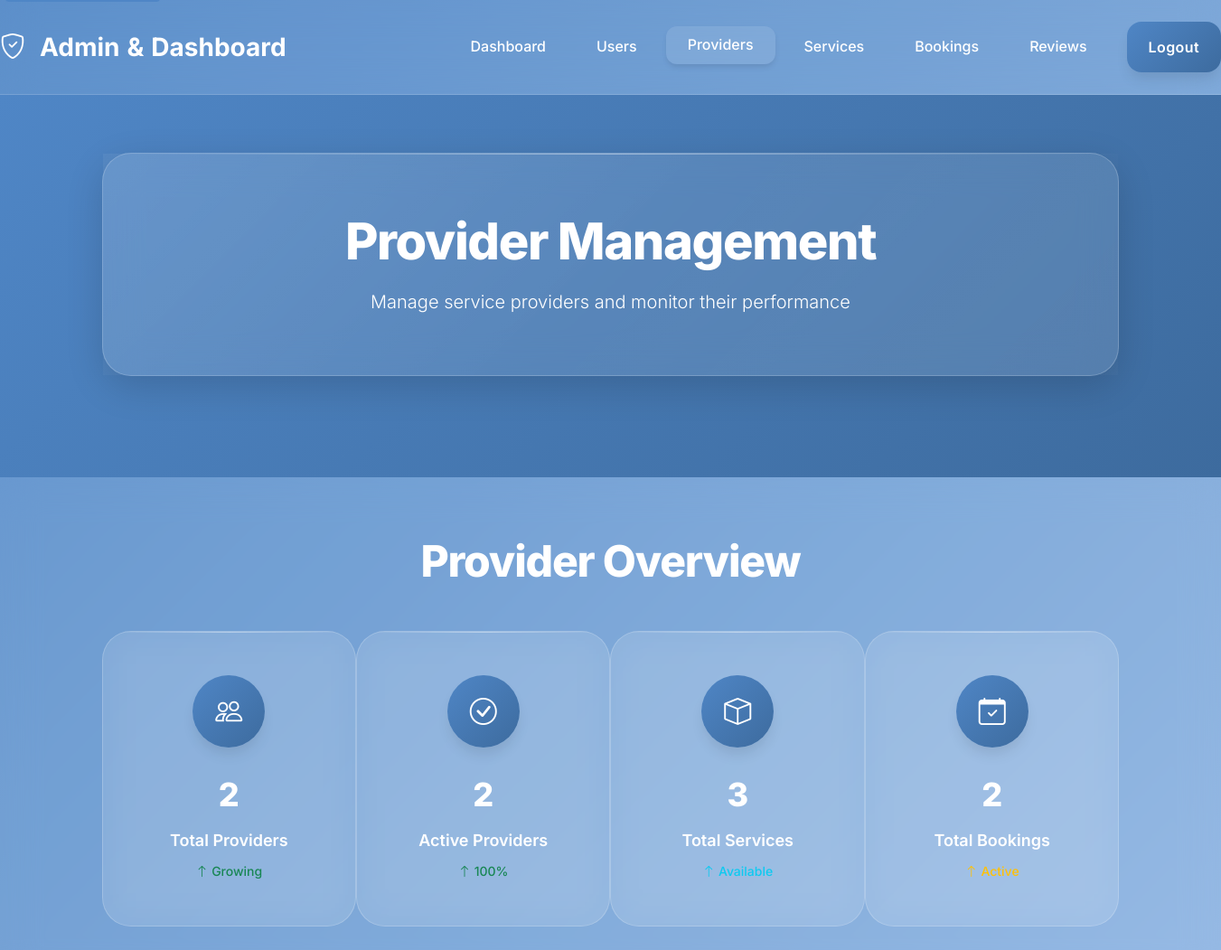
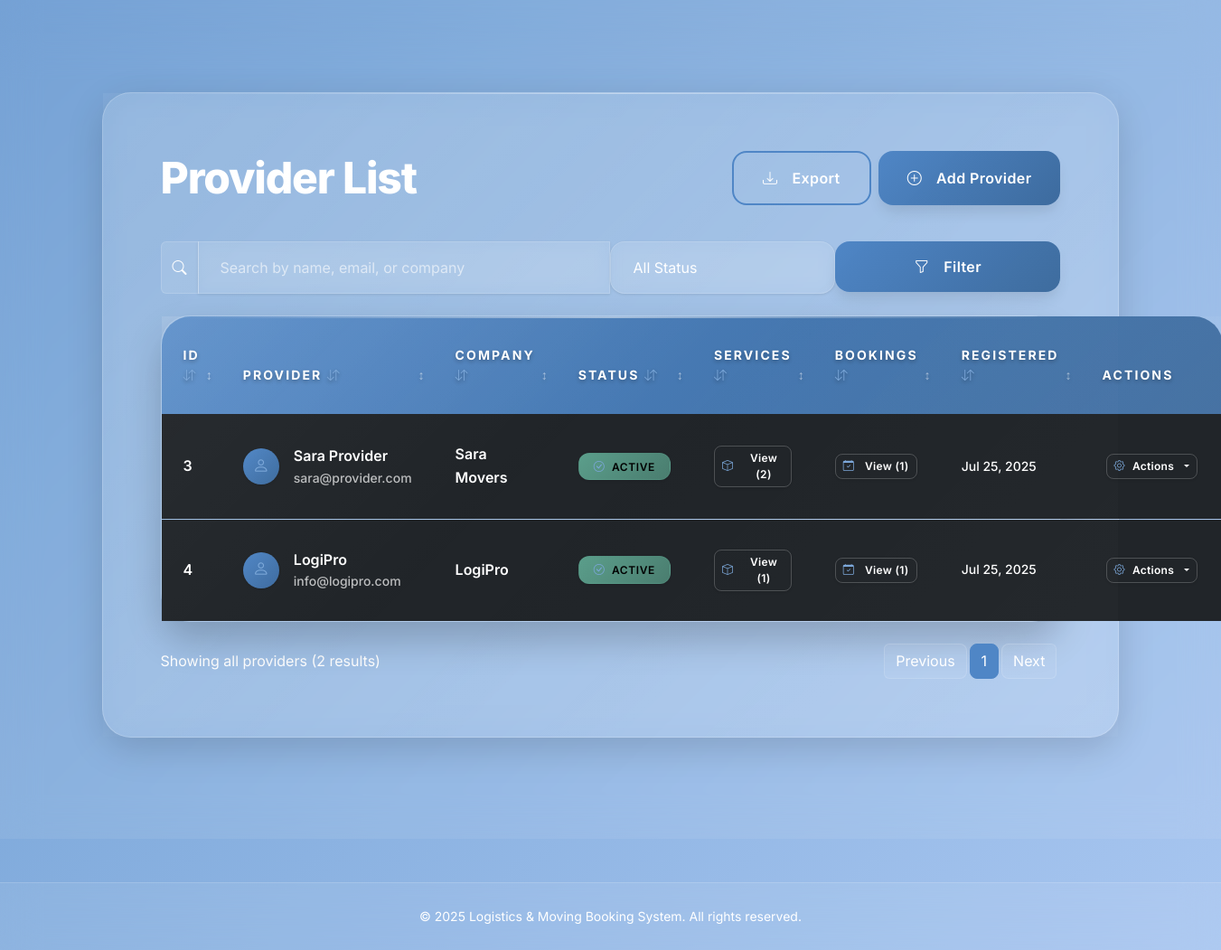
The page /admin_providers.php (signed in) on the database its author committed (2 pictures, top to bottom).
### tables this page shows
CREATE TABLE users (
  id INT AUTO_INCREMENT PRIMARY KEY,
  name VARCHAR(100) NOT NULL,
  email VARCHAR(100) NOT NULL UNIQUE,
  password VARCHAR(255) NOT NULL,
  role ENUM('client','provider','admin') NOT NULL DEFAULT 'client',
  phone VARCHAR(30),
  company_name VARCHAR(100),
  profile_image VARCHAR(255) DEFAULT NULL,
  created_at TIMESTAMP DEFAULT CURRENT_TIMESTAMP,
  status ENUM('active','inactive') DEFAULT 'active',
  rating DECIMAL(2,1) DEFAULT 0.0
);

### public/admin_providers.php (the view, shortened to what this page needs)
<?php
require_once __DIR__ . '/../config/db.php';
$total_providers = mysqli_fetch_row(mysqli_query($conn, "SELECT COUNT(*) FROM users WHERE role='provider'"))[0];
$active_providers = mysqli_fetch_row(mysqli_query($conn, "SELECT COUNT(*) FROM users WHERE role='provider' AND status='active'"))[0];
$total_services = mysqli_fetch_row(mysqli_query($conn, "SELECT COUNT(*) FROM services"))[0];
$total_bookings = mysqli_fetch_row(mysqli_query($conn, "SELECT COUNT(*) FROM bookings"))[0];
$where = "WHERE role = 'provider'";
$search = trim($_GET['search'] ?? '');
$providers = mysqli_query($conn, "SELECT * FROM users $where ORDER BY created_at DESC");
?>
<!DOCTYPE html>
<html lang="en">
<head>
  <link href="https://cdn.jsdelivr.net/npm/bootstrap@5.3.2/dist/css/bootstrap.min.css" rel="stylesheet">
  <link rel="stylesheet" href="https://cdn.jsdelivr.net/npm/bootstrap-icons@1.11.1/font/bootstrap-icons.css">
  <link rel="stylesheet" href="../assets/css/style.css">
</head>
<body class="modern-bg">
  <nav class="navbar navbar-expand-lg navbar-glass">
    <div class="container-fluid">
      <a class="navbar-brand fw-bold fs-3 gradient-text" href="admin.php">
        <i class="bi bi-shield-check me-2"></i>Admin<span class="text-gradient-secondary">&</span>Dashboard
      </a>
      <div class="collapse navbar-collapse" id="adminNav">
        <ul class="navbar-nav ms-auto mb-2 mb-lg-0 align-items-center">
          <li class="nav-item"><a class="nav-link" href="admin.php">Dashboard</a></li>
          <li class="nav-item"><a class="nav-link" href="admin_users.php">Users</a></li>
          <li class="nav-item"><a class="nav-link active" href="admin_providers.php">Providers</a></li>
          <li class="nav-item"><a class="nav-link" href="admin_services.php">Services</a></li>
          <li class="nav-item"><a class="nav-link" href="admin_bookings.php">Bookings</a></li>
          <li class="nav-item"><a class="nav-link" href="admin_reviews.php">Reviews</a></li>
          <li class="nav-item ms-3"><a class="btn btn-primary px-4" href="logout.php">Logout</a></li>
        </ul>
      </div>
    </div>
  </nav>
  <section class="hero-glass d-flex align-items-center justify-content-center text-center position-relative section-gradient" style="min-height: 30vh;">
    <div class="container-fluid">
      <div class="row justify-content-center">
        <div class="col-lg-10">
          <div class="glass-card">
            <h1 class="display-4 fw-black mb-3 gradient-text">Provider Management</h1>
            <p class="lead mb-0">Manage service providers and monitor their performance</p>
          </div>
        </div>
      </div>
    </div>
  </section>
  <section class="container-fluid py-6 section-glass">
    <div class="row justify-content-center mb-5">
      <div class="col-lg-10">
        <h2 class="gradient-text mb-4 text-center">Provider Overview</h2>
      </div>
    </div>
    <div class="row justify-content-center">
      <div class="col-lg-10">
        <div class="row g-4">
          <div class="col-md-3">
            <div class="kpi-card">
              <div class="kpi-icon">
                <i class="bi bi-people"></i>
              </div>
              <div class="kpi-number"><?= $total_providers ?></div>
              <div class="kpi-label">Total Providers</div>
              <div class="kpi-trend text-success">
                <i class="bi bi-arrow-up"></i> Growing
              </div>
            </div>
          </div>
          <div class="col-md-3">
            <div class="kpi-card">
              <div class="kpi-icon">
                <i class="bi bi-check-circle"></i>
              </div>
              <div class="kpi-number"><?= $active_providers ?></div>
              <div class="kpi-label">Active Providers</div>
              <div class="kpi-trend text-success">
                <i class="bi bi-arrow-up"></i> <?= round(($active_providers/$total_providers)*100) ?>%
              </div>
            </div>
          </div>
          <div class="col-md-3">
            <div class="kpi-card">
              <div class="kpi-icon">
                <i class="bi bi-box"></i>
              </div>
              <div class="kpi-number"><?= $total_services ?></div>
              <div class="kpi-label">Total Services</div>
              <div class="kpi-trend text-info">
                <i class="bi bi-arrow-up"></i> Available
              </div>
            </div>
          </div>
          <div class="col-md-3">
            <div class="kpi-card">
              <div class="kpi-icon">
                <i class="bi bi-calendar-check"></i>
              </div>
              <div class="kpi-number"><?= $total_bookings ?></div>
              <div class="kpi-label">Total Bookings</div>
              <div class="kpi-trend text-warning">
                <i class="bi bi-arrow-up"></i> Active
              </div>
            </div>
          </div>
        </div>
      </div>
    </div>
  </section>
  <section class="container-fluid py-6 section-glass">
    <div class="row justify-content-center">
      <div class="col-lg-10">
        <div class="glass-card">
          <div class="d-flex justify-content-between align-items-center mb-4">
            <h2 class="gradient-text mb-0">Provider List</h2>
            <div class="d-flex gap-2">
              <button class="btn btn-outline-primary" onclick="exportProviders()">
                <i class="bi bi-download me-2"></i>Export
              </button>
              <button class="btn btn-primary" onclick="showAddProviderModal()">
                <i class="bi bi-plus-circle me-2"></i>Add Provider
              </button>
            </div>
          </div>
          <form class="row g-3 mb-4" method="get">
            <div class="col-md-6">
              <div class="input-group">
                <span class="input-group-text">
                  <i class="bi bi-search"></i>
                </span>
                <input type="text" name="search" class="form-control search-input" placeholder="Search by name, email, or company" value="<?= htmlspecialchars($search) ?>">
              </div>
            </div>
            <div class="col-md-3">
              <select name="status" class="form-select">
                <option value="">All Status</option>
              </select>
            </div>
            <div class="col-md-3">
              <button type="submit" class="btn btn-primary w-100">
                <i class="bi bi-funnel me-2"></i>Filter
              </button>
            </div>
          </form>
          <div class="table-container">
            <div class="table-responsive">
                              <table class="table table-dark align-middle">
                <thead>
                  <tr>
                    <th data-sort>ID</th>
                    <th data-sort>Provider</th>
                    <th data-sort>Company</th>
                    <th data-sort>Status</th>
                    <th data-sort>Services</th>
                    <th data-sort>Bookings</th>
                    <th data-sort>Registered</th>
                    <th>Actions</th>
                  </tr>
                </thead>
                <tbody>
                  <?php while($p = mysqli_fetch_assoc($providers)): ?>
                    <?php
                      $sid = $p['id'];
                      $service_count = mysqli_fetch_row(mysqli_query($conn, "SELECT COUNT(*) FROM services WHERE provider_id=$sid"))[0];
                      $booking_count = mysqli_fetch_row(mysqli_query($conn, "SELECT COUNT(*) FROM bookings WHERE provider_id=$sid"))[0];
                    ?>
                    <tr>
                      <td class="number-cell"><?= $p['id'] ?></td>
                      <td>
                        <div class="d-flex align-items-center">
                          <div class="user-avatar me-3">
                            <i class="bi bi-person"></i>
                          </div>
                          <div>
                            <div class="fw-semibold"><?= htmlspecialchars($p['name']) ?></div>
                            <div class="text-sm text-muted"><?= htmlspecialchars($p['email']) ?></div>
                          </div>
                        </div>
                      </td>
                      <td>
                        <span class="fw-semibold"><?= htmlspecialchars($p['company_name'] ?: 'N/A') ?></span>
                      </td>
                      <td>
                        <span class="badge <?= $p['status']==='active'?'bg-success':'bg-secondary' ?>">
                          <i class="bi bi-<?= $p['status']==='active'?'check-circle':'x-circle' ?> me-1"></i>
                          <?= ucfirst($p['status']) ?>
                        </span>
                      </td>
                      <td>
                        <a href="admin_services.php?provider_id=<?= $p['id'] ?>" class="btn btn-sm btn-outline-info">
                          <i class="bi bi-box me-1"></i>View (<?= $service_count ?>)
                        </a>
                      </td>
                      <td>
                        <a href="admin_bookings.php?provider_id=<?= $p['id'] ?>" class="btn btn-sm btn-outline-warning">
                          <i class="bi bi-calendar-check me-1"></i>View (<?= $booking_count ?>)
                        </a>
                      </td>
                      <td class="date-cell"><?= date('M d, Y', strtotime($p['created_at'])) ?></td>
                      <td class="actions-cell">
                        <div class="btn-group">
                          <button type="button" class="btn btn-sm btn-outline-primary dropdown-toggle" data-bs-toggle="dropdown">
                            <i class="bi bi-gear"></i> Actions
                          </button>
                        </div>
                      </td>
                    </tr>
                  <?php endwhile; ?>
                </tbody>
              </table>
            </div>
          </div>
          <div class="d-flex justify-content-between align-items-center mt-4">
            <div class="text-muted">
              Showing all providers (<?= mysqli_num_rows($providers) ?> results)
            </div>
            <nav aria-label="Provider pagination">
              <ul class="pagination mb-0">
                <li class="page-item disabled">
                  <a class="page-link" href="#" tabindex="-1">Previous</a>
                </li>
                <li class="page-item active"><a class="page-link" href="#">1</a></li>
                <li class="page-item disabled">
                  <a class="page-link" href="#">Next</a>
                </li>
              </ul>
            </nav>
          </div>
        </div>
      </div>
    </div>
  </section>
  <footer class="footer-glass text-center py-4 mt-5">
    <small>&copy; <?php echo date('Y'); ?> Logistics & Moving Booking System. All rights reserved.</small>
  </footer>
</body>
</html>

### public/admin_providers.php (style rules this page uses)
.table-responsive { overflow-y: visible; }

### rows shown on the page
users: id "3", name "Sara Provider", email "sara@provider.com", company_name "Sara Movers", status "ACTIVE", service_count "2", booking_count "1", created_at "Jul 25, 2025"
users: id "4", name "LogiPro", email "info@logipro.com", company_name "LogiPro", status "ACTIVE", service_count "1", booking_count "1", created_at "Jul 25, 2025"

### other values the page prints
$total_providers "2"
$active_providers "2"
$total_services "3"
$total_bookings "2"
mysqli_num_rows($providers) "2"
